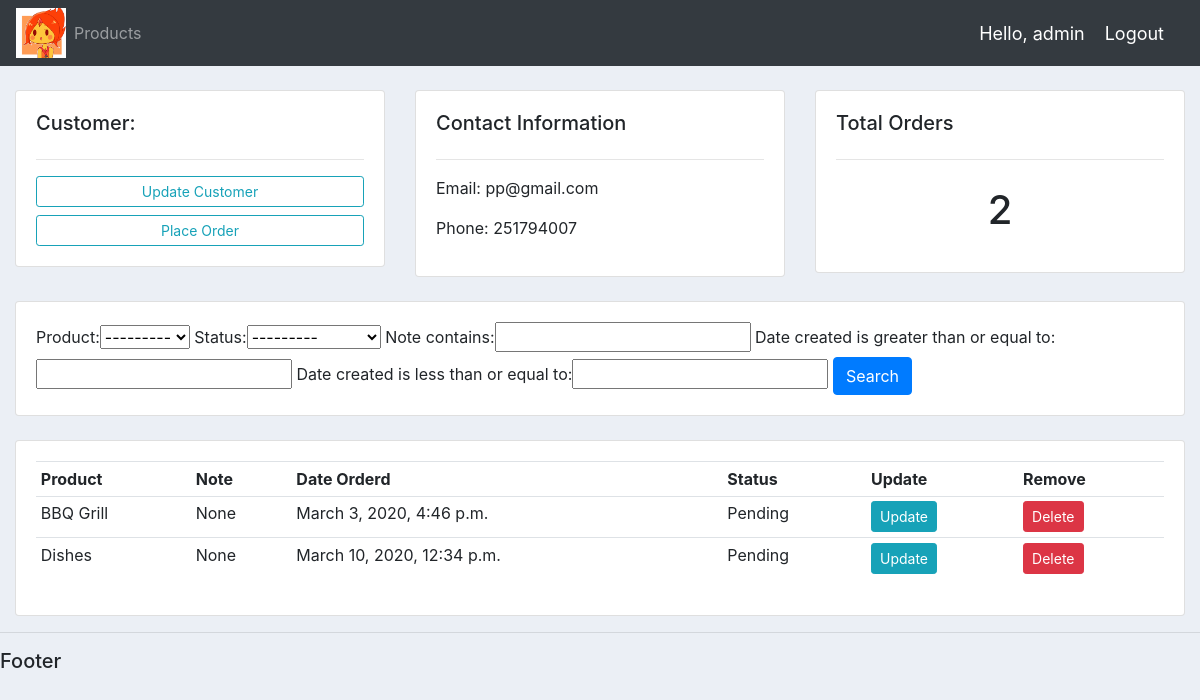
Screenshot of /customer/3 (signed in) with the database file from the repository.
### accounts/models.py (models this page shows, shortened)
class Customer(models.Model):
    name = models.CharField(max_length=30, null=True)
    phone = models.CharField(max_length=20, null=True)
    email = models.CharField(max_length=60, null=True)
    date_created = models.DateTimeField(auto_now_add=True, null=True)

class Order(models.Model):
    STATUS = (
        ("Pending", "Pending"),
        ("Out of delivery", "Out of delivery"),
        ("Delivered", "Delivered"),
    )
    customer = models.ForeignKey(
        Customer, null=True, on_delete=models.SET_NULL
    )
    product = models.ForeignKey(Product, null=True, on_delete=models.SET_NULL)
    date_created = models.DateTimeField(auto_now_add=True, null=True)
    status = models.CharField(max_length=200, null=True, choices=STATUS)
    note = models.CharField(max_length=1000, null=True)

class Product(models.Model):
    CATEGORY = (("Indoor", "Indoor"), ("Outdoor", "Outdoor"))
    name = models.CharField(max_length=200, null=True)
    price = models.FloatField(null=True)
    category = models.CharField(max_length=200, null=True, choices=CATEGORY)
    description = models.CharField(max_length=200, null=True, blank=True)
    date_created = models.DateTimeField(auto_now_add=True, null=True)
    tags = models.ManyToManyField(Tag)
    def __str__(self):
        return self.name

### accounts/views.py (the view)
# urls.py: path("customer/<str:pk>", views.customer, name="customer"),
@login_required(login_url="login")
def customer(req, pk):
    customer = Customer.objects.get(id=pk)
    orders = customer.order_set.all()
    order_count = orders.count()
    myFilter = OrderFilter(req.GET, queryset=orders)
    orders = myFilter.qs
    context = {
        "customer": customer,
        "orders": orders,
        "order_count": order_count,
        "myFilter": myFilter,
    }
    return render(req, "accounts/customer.html", context)

### templates/accounts/customer.html
{% extends 'base.html' %} {% block content %}
<br />
<div class="row">
    <div class="col-md">
        <div class="card card-body">
            <h5>Customer:</h5>
            <hr />
            <a class="btn btn-outline-info  btn-sm btn-block" href=""
                >Update Customer</a
            >
            <a class="btn btn-outline-info  btn-sm btn-block" href="{% url 'create_order' customer.id%}"
                >Place Order</a
            >
        </div>
    </div>
    <div class="col-md">
        <div class="card card-body">
            <h5>Contact Information</h5>
            <hr />
            <p>Email: {{ customer.email }}</p>
            <p>Phone: {{ customer.phone }}</p>
        </div>
    </div>
    <div class="col-md">
        <div class="card card-body">
            <h5>Total Orders</h5>
            <hr />
            <h1 style="text-align: center;padding: 10px">{{ order_count }}</h1>
        </div>
    </div>
</div>
<br />
<div class="row">
    <div class="col">
        <div class="card card-body">
            <form method="get">
                {{ myFilter.form }}
                <button class="btn btn-primary" type="submit">Search</button>
            </form>
        </div>
    </div>
</div>
<br />
<div class="row">
    <div class="col-md">
        <div class="card card-body">
            <table class="table table-sm">
                <tr>
                    <th>Product</th>
                    <th>Note</th>
                    <th>Date Orderd</th>
                    <th>Status</th>
                    <th>Update</th>
                    <th>Remove</th>
                </tr>
                {% for order in orders %}
                    <tr>
                        <td>{{order.product.name}}</td>
                        <td>{{order.note}}</td>
                        <td>{{order.date_created}}</td>
                        <td>{{order.status}}</td>
                        <td><a class="btn btn-sm btn-info" href="{% url 'update_order' order.id %}">Update</a></td>
                        <td><a class="btn btn-sm btn-danger" href="{% url 'delete_order' order.id %}" >Delete</a></td>
                    </tr>
                {% endfor %}
            </table>
        </div>
    </div>
</div>
{% endblock %}

### templates/partials/_navbar.html (shortened to what this page needs)
{% load static %}
<nav class="navbar navbar-expand-lg navbar-dark bg-dark">
    <a href="{% url 'home' %}">
        <img
            src="{% static 'images/logo.jpg' %}"
            alt="Logo"
            width="50"
            height="50"
        />
    </a>
    <div class="collapse navbar-collapse" id="navbarNavAltMarkup">
        <div class="navbar-nav">
            <a class="nav-item nav-link" href="{% url 'products' %}">Products</a>
        </div>
    </div>
    <span class="hello-msg">Hello, {{ request.user }}</span>
    <span><a class="hello-msg" href=" {% url 'logout' %}">Logout</a></span>
</nav>

### static/css/base.css (style rules this page uses)
body { background-color: #ebeff5; }

### templates/partials/_navbar.html (style rules this page uses)
.hello-msg { font-size: 18px; color: #fff; margin-right: 20px; }

### rows the page displays
Customer: email "pp@gmail.com", phone "251794007"
Order: product.name "BBQ Grill", note "None", date_created "March 3, 2020, 4:46 p.m.", status "Pending"
Order: product.name "Dishes", note "None", date_created "March 10, 2020, 12:34 p.m.", status "Pending"

### other values shown
{{ request.user }} "admin"
{{ order_count }} "2"
